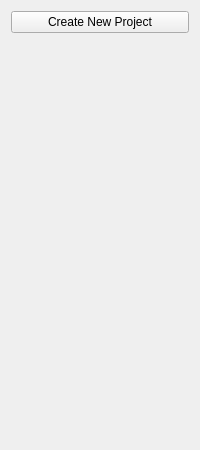
<?xml version="1.0" encoding="UTF-8"?>
<ui version="4.0">
 <class>FormLeft</class>
 <widget class="QWidget" name="FormLeft">
  <property name="geometry">
   <rect>
    <x>0</x>
    <y>0</y>
    <width>200</width>
    <height>450</height>
   </rect>
  </property>
  <property name="windowTitle">
   <string>Form</string>
  </property>
  <layout class="QGridLayout" name="gridLayout">
   <item row="0" column="0">
    <widget class="QPushButton" name="pushButton_CreateNewProject">
     <property name="text">
      <string>Create New Project</string>
     </property>
    </widget>
   </item>
   <item row="1" column="0">
    <spacer name="verticalSpacer">
     <property name="orientation">
      <enum>Qt::Vertical</enum>
     </property>
     <property name="sizeHint" stdset="0">
      <size>
       <width>20</width>
       <height>40</height>
      </size>
     </property>
    </spacer>
   </item>
  </layout>
 </widget>
 <resources/>
 <connections/>
</ui>
